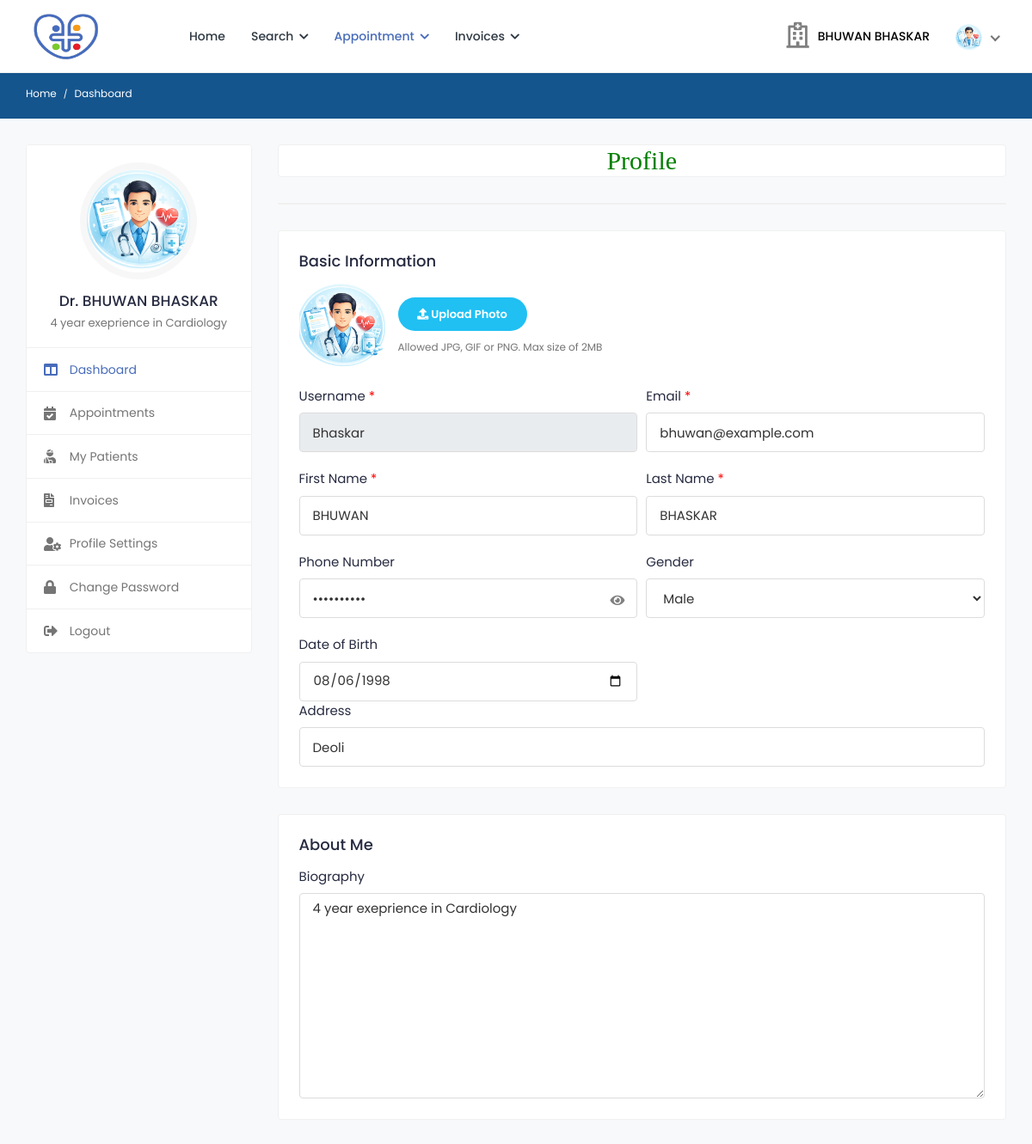
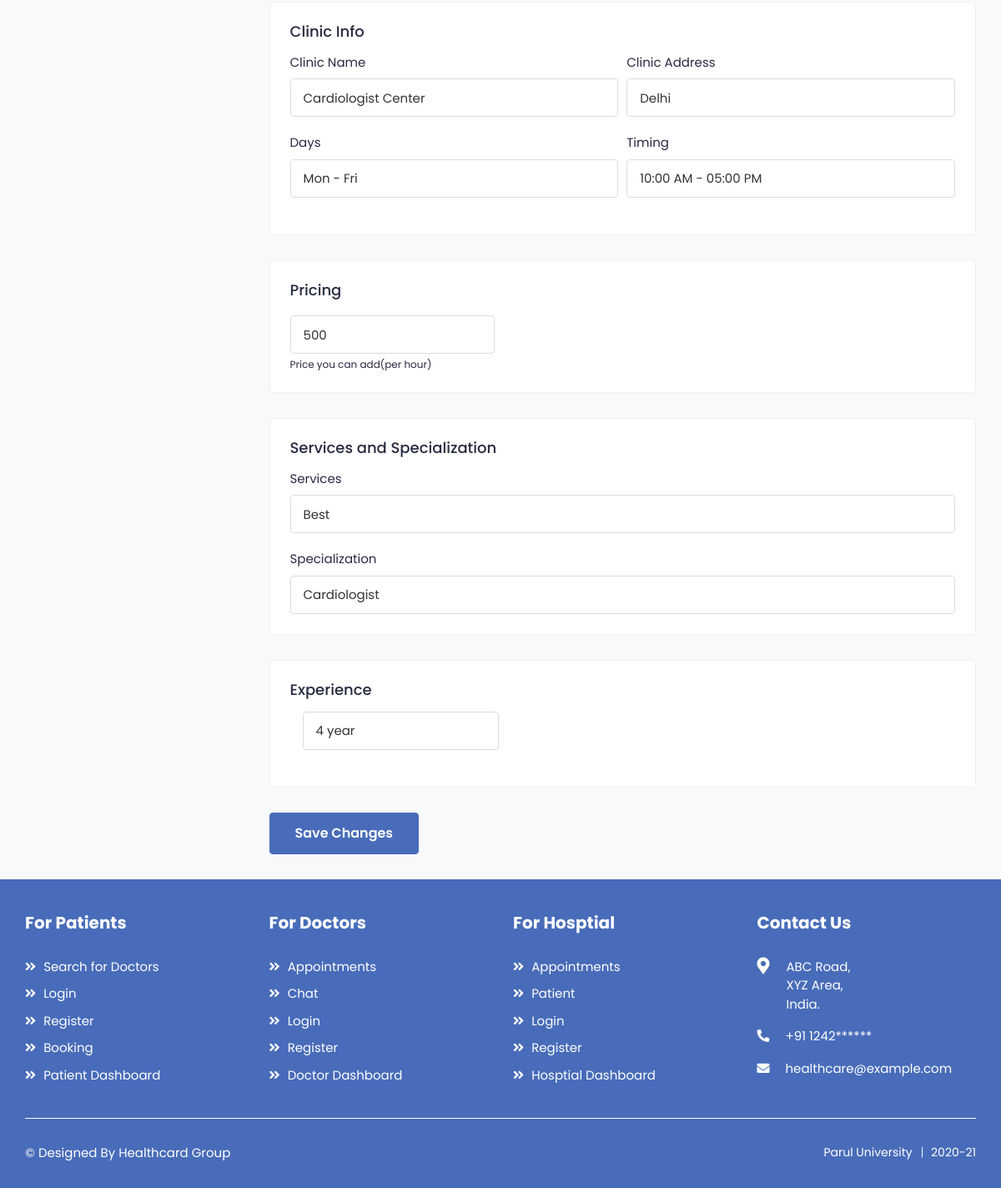
Screenshot of /doctor_profile (signed in) with the database file from the repository (2 pictures, top to bottom).
### health/models.py (models this page shows, shortened)
class Doctor(models.Model):
    status = models.CharField(max_length=100,null=True)
    user = models.ForeignKey(User, on_delete=models.CASCADE, null=True)
    mobile = models.CharField(max_length=10, null=True)
    address = models.CharField(max_length=100, null=True)
    experience = models.CharField(max_length=100, null=True)
    specialist = models.CharField(max_length=100, null=True)
    service = models.CharField(max_length=100, null=True)
    clinic = models.CharField(max_length=100, null=True)
    cl_address = models.CharField(max_length=100, null=True)
    daystiming = models.CharField(max_length=100, null=True)
    timing = models.CharField(max_length=100, null=True)
    price = models.CharField(max_length=100, null=True)
    dob = models.DateField(null=True)
    gender = models.CharField(max_length=100,choices=gender,null=True)
    biography = models.TextField(null=True)
    image = models.FileField(null=True)

### health/views.py (the view, shortened to what this page needs)
# urls.py: path('doctor_profile', Doctor_Profile,name="doctor_profile"),
def Doctor_Profile(request):
    user = User.objects.get(id=request.user.id)
    pat = Doctor.objects.get(user=user)
    form = DoctorForm(request.POST or None,instance=pat)
    d = {'doc':pat,'form':form}
    return render(request,'doctor/profile.html',d)

### health/templates/doctor/profile.html (shortened to what this page needs)
{% extends 'doctor/sidebar.html' %}
{% load widget_tweaks %}
{% block b %}
{% load static %}
<h2 style="font-family:roman;color:green" align="center" class="card">Profile </h2>
<div class="card">
</div>
<form action="" method="post" enctype="multipart/form-data">
<div class="card" xmlns="http://www.w3.org/1999/html">
								<div class="card-body">
									<h4 class="card-title">Basic Information</h4>
									<div class="row form-row">
										<div class="col-md-12">
											<div class="form-group">
												<div class="change-avatar">
													{% if request.user.doctor_set.all.0.image %}
													<div class="profile-img">
														<img src="{{request.user.doctor_set.all.0.image.url}}" alt="User Image">
													</div>
													{% endif %}
													<div class="upload-img">
														<div class="change-photo-btn">
															<span><i class="fa fa-upload"></i> Upload Photo</span>
														</div>
														<small class="form-text text-muted">Allowed JPG, GIF or PNG. Max size of 2MB</small>
													</div>
												</div>
											</div>
										</div>
										<div class="col-md-6">
											<div class="form-group">
												<label>Username <span class="text-danger">*</span></label>
												<input type="text" class="form-control" value="{{request.user.username}}" readonly>
											</div>
										</div>
										<div class="col-md-6">
											<div class="form-group">
												<label>Email <span class="text-danger">*</span></label>
												<input type="email" class="form-control" name="email" value="{{request.user.email}}">
											</div>
										</div>
										<div class="col-md-6">
											<div class="form-group">
												<label>First Name <span class="text-danger">*</span></label>
												<input type="text" class="form-control" name="first_name" value="{{request.user.first_name}}">
											</div>
										</div>
										<div class="col-md-6">
											<div class="form-group">
												<label>Last Name <span class="text-danger">*</span></label>
												<input type="text" class="form-control" name="last_name" value="{{request.user.last_name}}">
											</div>
										</div>
										<div class="col-12 col-md-6">
									<div class="form-group position-relative">
										<label>Phone Number</label>
										{% render_field form.mobile class="form-control" type="password" id="mobile" %}
										<span toggle="#mobile" class="fa fa-eye field-icon toggle-password"></span>
									</div>
								</div>
										<div class="col-md-6">
											<div class="form-group">
												<label>Gender</label>
												{% render_field form.gender  class="form-control" value=request.user.doctor_set.all.0.gender %}
											</div>
										</div>
										<div class="col-md-6">
											<div class="form-group mb-0">
												<label>Date of Birth</label>
												{% render_field form.dob type="date" class="form-control" value=request.user.doctor_set.all.0.dob %}
											</div>
										</div>
										<div class="col-md-12">
											<div class="form-group mb-0">
												<label>Address</label>
												{% render_field form.address class="form-control" value=request.user.doctor_set.all.0.address %}
											</div>
										</div>
									</div>
								</div>
</div>
							<div class="card">
								<div class="card-body">
									<h4 class="card-title">About Me</h4>
									<div class="form-group mb-0">
										<label>Biography</label>
										{% render_field form.biography class="form-control" value=request.user.doctor_set.all.0.biography %}
									</div>
								</div>
							</div>
							<div class="card">
								<div class="card-body">
									<h4 class="card-title">Clinic Info</h4>
									<div class="row form-row">
										<div class="col-md-6">
											<div class="form-group">
												<label>Clinic Name</label>
												{% render_field form.clinic class="form-control" value=request.user.doctor_set.all.0.clinic %}
											</div>
										</div>
										<div class="col-md-6">
											<div class="form-group">
												<label>Clinic Address</label>
												{% render_field form.cl_address class="form-control" value=request.user.doctor_set.all.0.cl_address %}
											</div>
										</div>
										<div class="col-md-6">
											<div class="form-group">
												<label>Days</label>
												{% render_field form.daystiming class="form-control" value=request.user.doctor_set.all.0.daystiming %}
											</div>
										</div>
										<div class="col-md-6">
											<div class="form-group">
												<label>Timing</label>
												{% render_field form.timing class="form-control" value=request.user.doctor_set.all.0.timing %}
											</div>
										</div>
									</div>
								</div>
							</div>
							<div class="card">
								<div class="card-body">
									<h4 class="card-title">Pricing</h4>
									<div class="row custom_price_cont" id="custom_price_cont">
										<div class="col-md-4">
											{% render_field form.price class="form-control" value=request.user.doctor_set.all.0.price %}
											<small class="form-text">Price you can add(per hour)</small>
										</div>
									</div>
								</div>
							</div>
							<div class="card services-card">
								<div class="card-body">
									<h4 class="card-title">Services and Specialization</h4>
									<div class="form-group">
										<label>Services</label>
										{% render_field form.service class="form-control" value=request.user.doctor_set.all.0.service %}
									</div>
									<div class="form-group mb-0">
										<label>Specialization </label>
										{% render_field form.specialist class="form-control" value=request.user.doctor_set.all.0.specialist %}
									</div>
								</div>
							</div>
							<div class="card">
								<div class="card-body">
									<h4 class="card-title">Experience</h4>
									<div class="experience-info">
													<div class="col-12 col-md-6 col-lg-4">
														<div class="form-group">
															{% render_field form.experience class="form-control" value=request.user.doctor_set.all.0.experience %}
														</div>
													</div>
												</div>
											</div>
									</div>
							<div class="submit-section submit-btn-bottom">
								<button type="submit" class="btn btn-primary submit-btn">Save Changes</button>
							</div>
							</form>
{% endblock %}

### health/templates/doctor/sidebar.html (shortened to what this page needs)
{% extends 'doctor/doctor_navigation.html' %}
{% block body %}
{% load static %}
		<div class="breadcrumb-bar">
				<div class="container-fluid">
					<div class="row align-items-center">
						<div class="col-md-12 col-12">
							<nav aria-label="breadcrumb" class="page-breadcrumb">
								<ol class="breadcrumb">
									<li class="breadcrumb-item"><a href="{% url 'doctor_dashboard' %}">Home</a></li>
									<li class="breadcrumb-item active" aria-current="page">Dashboard</li>
								</ol>
							</nav>
						</div>
					</div>
				</div>
			</div>
			<div class="content">
				<div class="container-fluid">
					<div class="row">
						<div class="col-md-5 col-lg-4 col-xl-3 theiaStickySidebar">
							<div class="profile-sidebar">
								<div class="widget-profile pro-widget-content">
									<div class="profile-info-widget">
										<a href="#" class="booking-doc-img">
											{% if request.user.doctor_set.all.0.image %}
											<img src="{{request.user.doctor_set.all.0.image.url}}" alt="User Image">
											{% endif %}
										</a>
										<div class="profile-det-info">
											<h3>Dr. {{request.user.first_name}} {{request.user.last_name}}</h3>
											<div class="patient-details">
												<h5 class="mb-0">{{request.user.doctor_set.all.0.biography}}</h5>
											</div>
										</div>
									</div>
								</div>
								<div class="dashboard-widget">
									<nav class="dashboard-menu">
										<ul>
											<li class="active">
												<a href="{% url 'doctor_dashboard' %}">
													<i class="fas fa-columns"></i>
													<span>Dashboard</span>
												</a>
											</li>
											<li>
												<a href="{% url 'confirmed_d_appointment' %}">
													<i class="fas fa-calendar-check"></i>
													<span>Appointments</span>
												</a>
											</li>
											<li>
												<a href="{% url 'my_patient' %}">
													<i class="fas fa-user-injured"></i>
													<span>My Patients</span>
												</a>
											</li>
											<li>
												<a href="{% url 'all_patient_appointment' %}">
													<i class="fas fa-file-invoice"></i>
													<span>Invoices</span>
												</a>
											</li>
											<li>
												<a href="{% url 'doctor_profile' %}">
													<i class="fas fa-user-cog"></i>
													<span>Profile Settings</span>
												</a>
											</li>
											<li>
												<a href="{% url 'doctor_change_password' %}">
													<i class="fas fa-lock"></i>
													<span>Change Password</span>
												</a>
											</li>
											<li>
												<a href="{% url 'logout' %}">
													<i class="fas fa-sign-out-alt"></i>
													<span>Logout</span>
												</a>
											</li>
										</ul>
									</nav>
								</div>
							</div>
						</div>
						<div class="col-md-7 col-lg-8 col-xl-9">
                            {% block b %}
                            {% endblock %}
                            </div>
					</div>
				</div>
			</div>
{% endblock %}

### health/templates/doctor/doctor_navigation.html (shortened to what this page needs)
<!DOCTYPE html>
{% load static %}
<html lang="en">
<head>
		<link rel="stylesheet" href="{% static 'user/css/bootstrap.min.css' %}">
		<link rel="stylesheet" href="{% static 'user/plugins/fontawesome/css/fontawesome.min.css' %}">
		<link rel="stylesheet" href="{% static 'user/plugins/fontawesome/css/all.min.css' %}">
		<link rel="stylesheet" href="{% static 'user/css/style.css' %}">
	</head>
	<body>
		<div class="main-wrapper">
			<header class="header">
				<nav class="navbar navbar-expand-lg header-nav">
					<div class="navbar-header">
						<a href="{% url 'home' %}" class="navbar-brand logo">
							<img src="{% static 'user/img/favicon (1).png' %}" class="img-fluid" alt="Logo" style="width:90px;height:60px">
						</a>
					</div>
					<div class="main-menu-wrapper">
						<ul class="main-nav">
							<li>
								<a href="{% url 'doctor_dashboard' %}">Home</a>
							</li>
							<li class="has-submenu">
								<a href="#">Search <i class="fas fa-chevron-down"></i></a>
							</li>
							<li class="has-submenu active">
								<a href="#">Appointment <i class="fas fa-chevron-down"></i></a>
							</li>
							<li class="has-submenu">
								<a href="#">Invoices <i class="fas fa-chevron-down"></i></a>
							</li>
						</ul>
					</div>
					<ul class="nav header-navbar-rht">
						<li class="nav-item contact-item">
							<div class="header-contact-img">
								<i class="far fa-hospital"></i>
							</div>
							<div class="header-contact-detail">
								<p class="contact-info-header"> {{request.user.first_name}} {{request.user.last_name}}</p>
							</div>
						</li>
						<li class="nav-item dropdown has-arrow logged-item">
							<a href="#" class="dropdown-toggle nav-link" data-toggle="dropdown">
								<span class="user-img">
									{% if request.user.doctor_set.all.0.image %}
									<img class="rounded-circle" src="{{request.user.doctor_set.all.0.image.url}}" width="31" alt="Ryan Taylor">
									{% endif %}
								</span>
							</a>
						</li>
					</ul>
				</nav>
			</header>
{% block body %}
{% endblock %}
			<footer class="footer">
				<div class="footer-top">
					<div class="container-fluid">
						<div class="row">
							<div class="col-lg-3 col-md-6">
					<div class="footer-widget footer-menu">
									<h2 class="footer-title">For Patients</h2>
									<ul>
										<li><a href="{% url 'login' %}"><i class="fas fa-angle-double-right"></i> Search for Doctors</a></li>
										<li><a href="{% url 'login' %}"><i class="fas fa-angle-double-right"></i> Login</a></li>
										<li><a href="{% url 'login' %}"><i class="fas fa-angle-double-right"></i> Register</a></li>
										<li><a href="{% url 'login' %}"><i class="fas fa-angle-double-right"></i> Booking</a></li>
										<li><a href="{% url 'login' %}"><i class="fas fa-angle-double-right"></i> Patient Dashboard</a></li>
									</ul>
								</div>
							</div>
							<div class="col-lg-3 col-md-6">
								<div class="footer-widget footer-menu">
									<h2 class="footer-title">For Doctors</h2>
									<ul>
										<li><a href="{% url 'login' %}"><i class="fas fa-angle-double-right"></i> Appointments</a></li>
										<li><a href="{% url 'login' %}"><i class="fas fa-angle-double-right"></i> Chat</a></li>
										<li><a href="{% url 'login' %}"><i class="fas fa-angle-double-right"></i> Login</a></li>
										<li><a href="{% url 'login' %}"><i class="fas fa-angle-double-right"></i> Register</a></li>
										<li><a href="{% url 'login' %}"><i class="fas fa-angle-double-right"></i> Doctor Dashboard</a></li>
									</ul>
								</div>
                             </div>
							<div class="col-lg-3 col-md-6">
								<div class="footer-widget footer-menu">
									<h2 class="footer-title">For Hosptial</h2>
									<ul>
										<li><a href="{% url 'login' %}"><i class="fas fa-angle-double-right"></i> Appointments</a></li>
										<li><a href="{% url 'login' %}"><i class="fas fa-angle-double-right"></i> Patient</a></li>
										<li><a href="{% url 'login' %}"><i class="fas fa-angle-double-right"></i> Login</a></li>
										<li><a href="{% url 'login' %}"><i class="fas fa-angle-double-right"></i> Register</a></li>
										<li><a href="{% url 'login' %}"><i class="fas fa-angle-double-right"></i> Hosptial Dashboard</a></li>
									</ul>
								</div>
								</div>
							<div class="col-lg-3 col-md-6">
								<div class="footer-widget footer-contact">
									<h2 class="footer-title">Contact Us</h2>
									<div class="footer-contact-info">
										<div class="footer-address">
											<span><i class="fas fa-map-marker-alt"></i></span>
											<p> ABC Road,<br> XYZ Area, <br>India. </p>
										</div>
										<p>
											<i class="fas fa-phone-alt"></i>
											+91 1242******
										</p>
										<p class="mb-0">
											<i class="fas fa-envelope"></i>
											healthcare@example.com
										</p>
									</div>
								</div>
							</div>
						</div>
					</div>
				</div>
                <div class="footer-bottom">
					<div class="container-fluid">
						<div class="copyright">
							<div class="row">
								<div class="col-md-6 col-lg-6">
									<div class="copyright-text">
										<p class="mb-0"><a>© Designed By Healthcard Group </a></p>
									</div>
								</div>
								<div class="col-md-6 col-lg-6">
									<div class="copyright-menu">
										<ul class="policy-menu">
											<li><a>Parul University</a></li>
											<li><a>2020-21</a></li>
										</ul>
									</div>
								</div>
							</div>
						</div>
					</div>
				</div>
			</footer>
		</div>
	</body>
</html>

### rows the page displays
Doctor: gender "Male", dob "08/06/1998", address "Deoli", biography "4 year exeprience in Cardiology", clinic "Cardiologist Center", cl_address "Delhi", daystiming "Mon - Fri", timing "10:00 AM - 05:00 PM", price "500", service "Best", specialist "Cardiologist", experience "4 year"

### other values shown
{{ request.user.first_name }} "BHUWAN"
{{ request.user.last_name }} "BHASKAR"
{{ request.user.doctor_set.all.0.biography }} "4 year exeprience in Cardiology"
